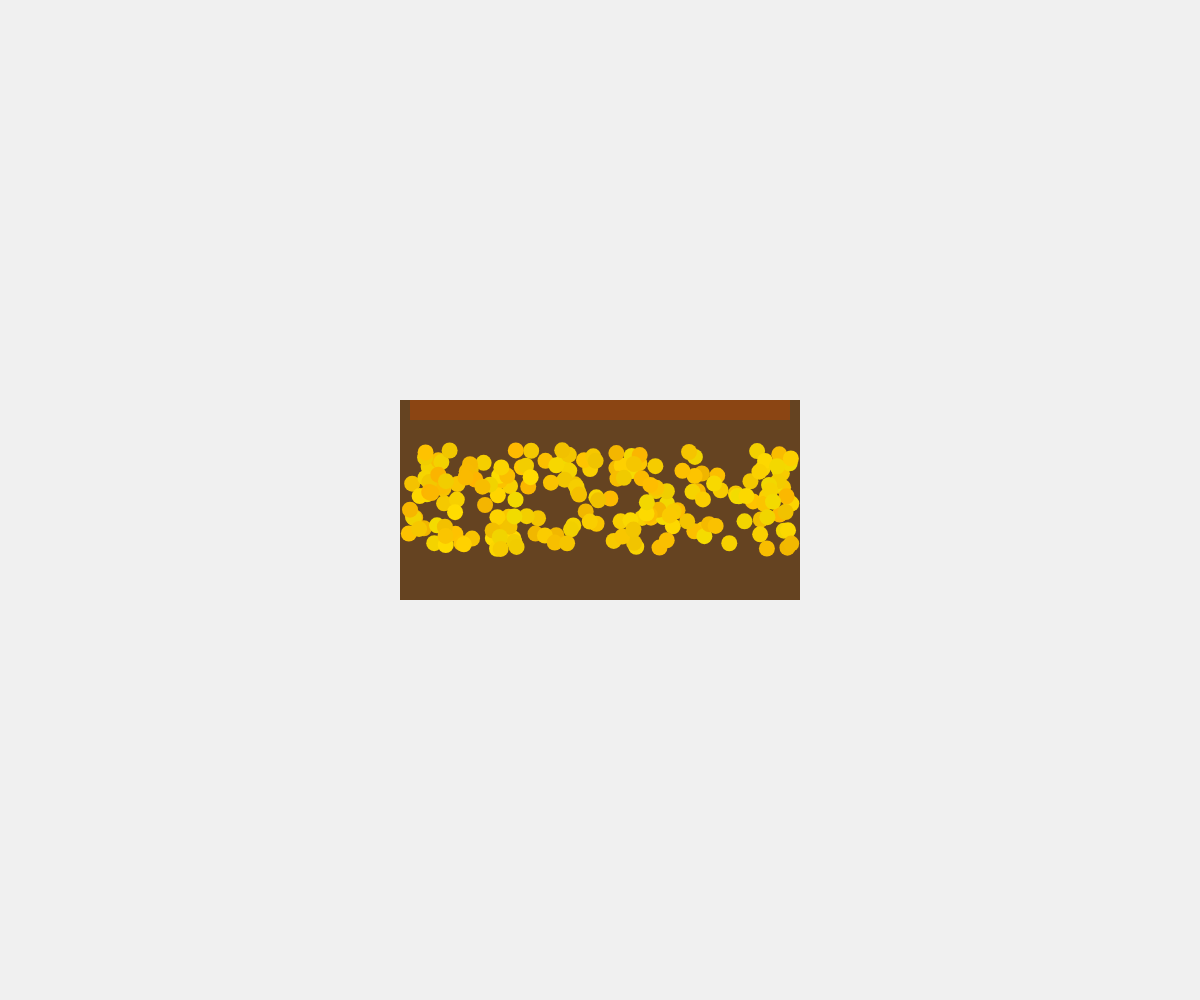
Frame 1 (no input)
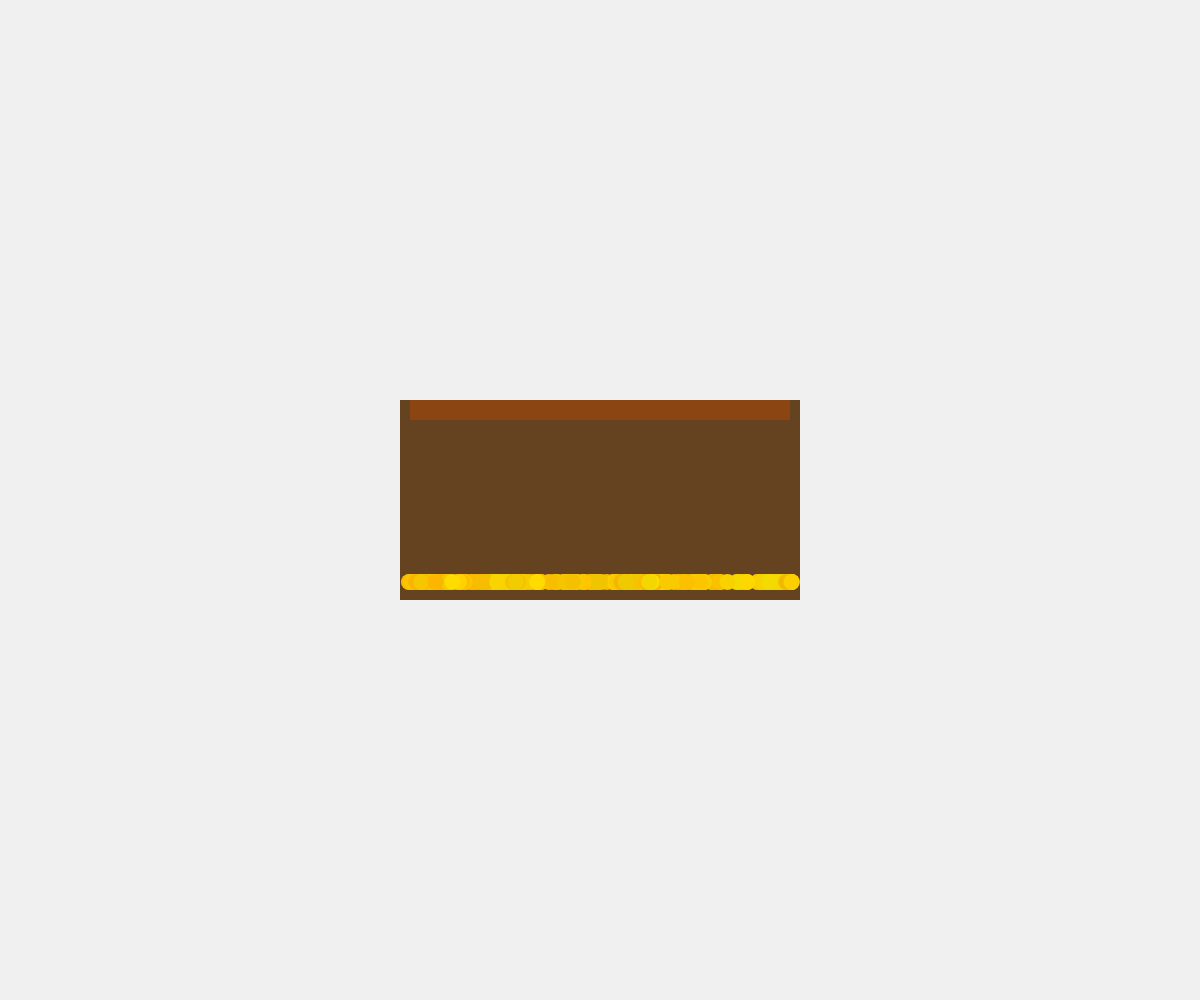
Frame 60 (no input)
Frame 120 (the mouse pressed at the canvas centre since frame 60): identical to frame 60, image omitted

The p5.js sketch that drew these frames (run headless with seeded random() and noise() and a simulated clock; from frame 60 on, the mouse is pressed at the canvas centre):

// p5.js sketch
// ── sketch.js
let coins = [];
let caseWidth = 400;
let caseHeight = 200;
let coinRadius = 8;
let gravity = 0.2;
let friction = 0.99;
let rippleIntensity = 0;
let rippleTimer = 0;

function setup() {
  createCanvas(windowWidth, windowHeight);
  rectMode(CENTER);
  noStroke();
  
  // Initialize coins in a pile
  for (let i = 0; i < 200; i++) {
    coins.push({
      x: random(width/2 - caseWidth/2 + coinRadius, width/2 + caseWidth/2 - coinRadius),
      y: random(height/2 - caseHeight/2 + 50, height/2 + caseHeight/2 - 50),
      radius: coinRadius,
      vx: random(-0.3, 0.3),
      vy: random(-0.2, 0.2),
      color: color(random(240, 255), random(180, 220), 0), // Gold to copper
      accumulated: false,
      originalY: 0
    });
  }
}

function draw() {
  background(240);
  
  // Draw wooden case
  fill(139, 69, 19); // Brown color for wood
  rect(width/2, height/2, caseWidth, caseHeight, 10);
  
  // Draw back of case (depth)
  fill(101, 67, 33); // Darker brown for depth
  beginShape();
  vertex(width/2 - caseWidth/2, height/2 - caseHeight/2);
  vertex(width/2 + caseWidth/2, height/2 - caseHeight/2);
  vertex(width/2 + caseWidth/2, height/2 + caseHeight/2);
  vertex(width/2 - caseWidth/2, height/2 + caseHeight/2);
  endShape(CLOSE);
  
  // Draw open top
  fill(139, 69, 19);
  rect(width/2, height/2 - caseHeight/2 + 10, caseWidth - 20, 20);
  
  // Update ripple effect periodically
  if (frameCount % 150 === 0) {
    rippleTimer = 30;
    rippleIntensity = random(0.5, 1.5);
  }
  
  // Apply ripple effect
  if (rippleTimer > 0) {
    rippleTimer--;
    // Create localized movement in coins
    for (let coin of coins) {
      let dx = coin.x - width/2;
      let dy = coin.y - height/2;
      let distance = Math.sqrt(dx * dx + dy * dy);
      
      if (distance < 150) {
        let force = map(distance, 0, 150, rippleIntensity * 2, 0);
        coin.vx += random(-force, force) * 0.5;
        coin.vy += random(-force, force) * 0.5;
      }
    }
  }
  
  // Update and draw coins
  for (let i = coins.length - 1; i >= 0; i--) {
    let coin = coins[i];
    
    // Apply gravity
    coin.vy += gravity;
    
    // Apply friction
    coin.vx *= friction;
    coin.vy *= friction;
    
    // Update position
    coin.x += coin.vx;
    coin.y += coin.vy;
    
    // Boundary collision with case walls
    if (coin.x - coin.radius < width/2 - caseWidth/2) {
      coin.x = width/2 - caseWidth/2 + coin.radius;
      coin.vx *= -0.5; // Bounce
    } else if (coin.x + coin.radius > width/2 + caseWidth/2) {
      coin.x = width/2 + caseWidth/2 - coin.radius;
      coin.vx *= -0.5;
    }
    
    // Check if coin hits bottom of case or accumulates
    if (coin.y + coin.radius > height/2 + caseHeight/2 - 10) {
      coin.y = height/2 + caseHeight/2 - 10 - coin.radius;
      coin.vy = 0;
      
      // Accumulate coins at the bottom
      if (!coin.accumulated) {
        coin.accumulated = true;
        coin.vy = 0;
        coin.vx = 0;
      }
    }
    
    // Draw coin
    fill(coin.color);
    ellipse(coin.x, coin.y, coin.radius * 2);
  }
}

function windowResized() {
  resizeCanvas(windowWidth, windowHeight);
}
